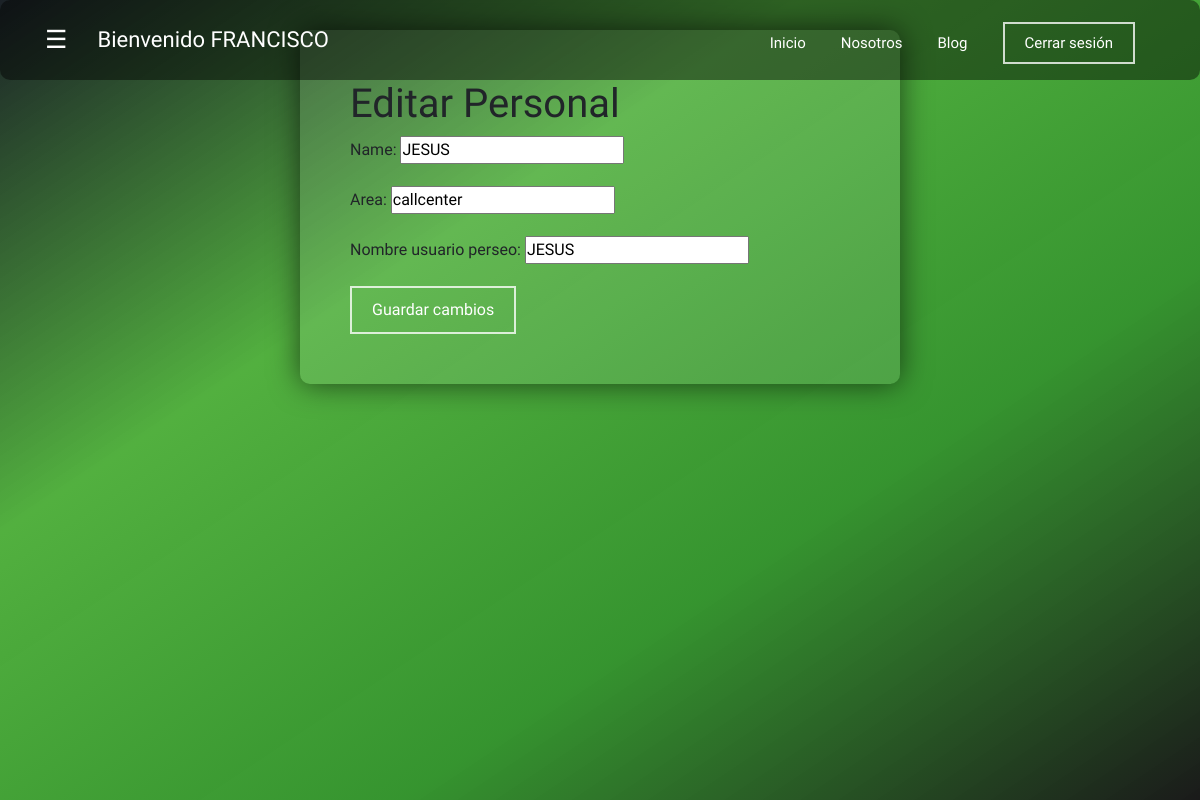
Page /personal_editar/5/ (signed in) on the committed database.
### sisrep/core/models.py (models this page shows, shortened)
class Personal(models.Model):
    name = models.CharField(max_length=100)
    area = models.CharField(max_length=100)
    nombre_usuario_perseo = models.CharField(max_length=100, blank=True, null=True)  # Permite valores vacíos y nulos

### sisrep/core/views.py (the view)
# urls.py: path('personal_editar/<int:personal_id>/', editar_personal, name='personal_editar'),
def editar_personal(request, personal_id):
    personal = get_object_or_404(Personal, id=personal_id)
    if request.method == 'POST':
        form = PersonalForm(request.POST, instance=personal)
        if form.is_valid():
            form.save()
            return redirect('personalcc')
    else:
        form = PersonalForm(instance=personal)
    return render(request, 'core/personal_editar.html', {'form': form})

### sisrep/core/forms.py
class PersonalForm(forms.ModelForm):
    class Meta:
        model = Personal
        fields = '__all__'  # Esto ahora incluirá el nuevo campo

### sisrep/core/templates/core/personal_editar.html (shortened to what this page needs)
<!DOCTYPE html>
<html lang="es">
<head>
</head>
    {% extends "core/base.html" %}
	{% load static %}
    	{% block content %}
			{% if request.user.is_authenticated %}
            <header class="header">
				<div class="container">
					<div class="btn-menu">
						<label for="btn-menu">☰</label>
					</div>
					<div class="logo">
						<h4>Bienvenido {{ user.username | upper }}</h4>
					</div>
					<nav class="menu">
						<a href="#">Inicio</a>
						<a href="#">Nosotros</a>
						<a href="#">Blog</a>
						<a>
							<form action="{% url 'logout' %}" method="post">
								<button type="submit">Cerrar sesión</button>
							</form>
						</a>
					</nav>
				</div>
			</header>
			<div class="capa"></div>
            <body>
                <div class="containerAgregarPersonal">
                    <h1>Editar Personal</h1>
                    <form method="post">
                        {{ form.as_p }}
                        <button type="submit">Guardar cambios</button>
                    </form>
                </div>
            </body>
			{% endif %}
		{% endblock %}

### sisrep/core/static/core/css/styleb.css (style rules this page uses)
* { margin: 0; padding: 0; box-sizing: border-box; font-family: 'Montserrat Alternates', sans-serif; }
body { background-blend-mode: overlay; background-size: 100vw 100vh; font-family: "Helvetica Neue", Helvetica, Arial, sans-serif; }
.capa { position: fixed; width: 100%; height: 100vh; background-image: linear-gradient(to bottom right, #1b2127, #2d9f16d2, #087c00d0, rgba(0, 0, 0, 0.897)); z-index: -1; top: 0;left: 0; }
.header { width: 100%; height: 80px; position:fixed; top: 0;left: 0; background-color: #00000070; border-radius: 10px; }
.container { width: 90%; max-width: 1200px; margin: auto; display: flex; align-items: center; justify-content: space-between; }
.btn-menu { color: #fff; line-height: 80px; }
.btn-menu label { color: #ffffff; font-size: 25px; cursor: pointer; }
.logo { display: flex; align-items: center; margin-right: auto; }
.logo h4 { color: #ffffff; font-weight: 400; font-size: 22px; margin-left: 10px; }
.menu { display: flex; align-items: center; margin-left: auto; margin-right: 0; }
.menu a { display: inline-block; padding: 15px; line-height: normal; text-decoration: none; color: #ffffff; transition: all 0.3s ease; border-bottom: 2px solid transparent; font-size: 15px; margin-right: 5px; }
button { background-color: transparent; border: 2px solid #ffffffc8; color: #ffffff; padding: 10px 20px; font-size: 13px; cursor: pointer; border-radius: 12px; transition: background-color 0.3s ease, color 0.3s ease; }
.btn-menu label { margin-right: 20px; }
.containerAgregarPersonal { margin: 30px auto; width: 50%; max-width: 750px; background-color: #ffffff1a; padding: 50px; border-radius: 10px; box-shadow: 0 0 30px rgba(0, 0, 0, 0.607); }

### rows in the picture
Personal: name "JESUS", area "callcenter", nombre_usuario_perseo "JESUS"

### other values in the picture
{{ user.username | upper }} "FRANCISCO"
